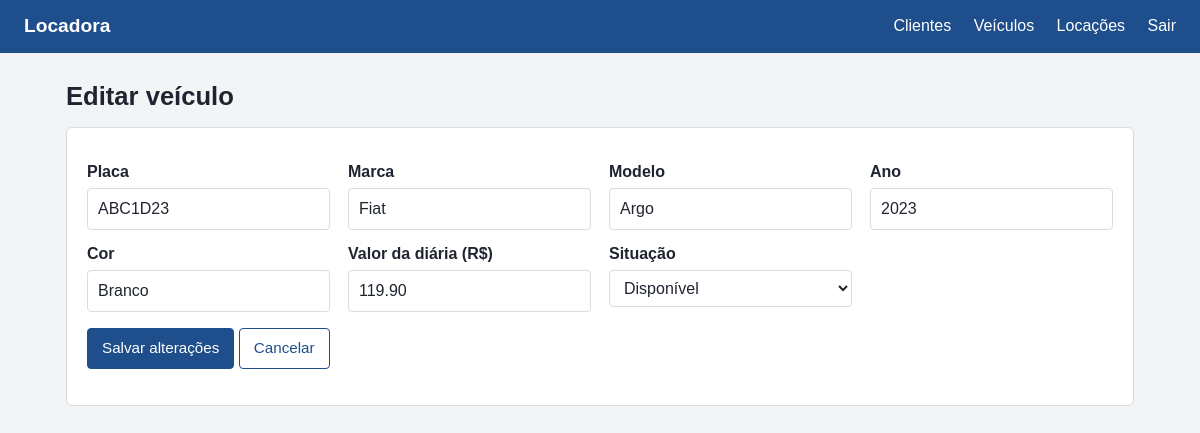
Page /sistema/veiculo/editar.php?id=1 (signed in) on the committed database.
### tables this page shows
CREATE TABLE veiculo (
    id           INT UNSIGNED NOT NULL AUTO_INCREMENT,
    placa        VARCHAR(7)   NOT NULL,
    marca        VARCHAR(50)  NOT NULL,
    modelo       VARCHAR(60)  NOT NULL,
    ano          SMALLINT UNSIGNED NOT NULL,
    cor          VARCHAR(30)  NOT NULL,
    valor_diaria DECIMAL(10,2) NOT NULL,
    status       ENUM('disponivel','alugado','manutencao') NOT NULL DEFAULT 'disponivel',
    PRIMARY KEY (id),
    UNIQUE KEY uq_veiculo_placa (placa),
    CONSTRAINT ck_veiculo_diaria CHECK (valor_diaria > 0)
);

### sistema/funcoes.php (called while the page is built, shortened)
<?php
function h($texto) {
    return htmlspecialchars((string)$texto, ENT_QUOTES, 'UTF-8');
}
?>

### sistema/veiculo/_form.php (the view, shortened to what this page needs)
<form action="" method="post" class="painel">
    <div class="grade">
        <div>
            <label for="placa">Placa</label>
            <input type="text" id="placa" name="placa" value="<?= h($v['placa']) ?>" placeholder="ABC1D23" maxlength="8" required>
        </div>
        <div>
            <label for="marca">Marca</label>
            <input type="text" id="marca" name="marca" value="<?= h($v['marca']) ?>" maxlength="50" required>
        </div>
        <div>
            <label for="modelo">Modelo</label>
            <input type="text" id="modelo" name="modelo" value="<?= h($v['modelo']) ?>" maxlength="60" required>
        </div>
        <div>
            <label for="ano">Ano</label>
            <input type="number" id="ano" name="ano" value="<?= h($v['ano']) ?>" min="1990" max="<?= (int)date('Y') + 1 ?>" required>
        </div>
        <div>
            <label for="cor">Cor</label>
            <input type="text" id="cor" name="cor" value="<?= h($v['cor']) ?>" maxlength="30" required>
        </div>
        <div>
            <label for="valor_diaria">Valor da diária (R$)</label>
            <input type="text" id="valor_diaria" name="valor_diaria" value="<?= h($v['valor_diaria']) ?>" placeholder="119.90" inputmode="decimal" required>
        </div>
        <div>
            <label for="status">Situação</label>
            <?php if ($statusAtual === 'alugado'): ?>
                <input type="text" id="status" value="Alugado (muda sozinho quando a locação termina)" disabled>
            <?php else: ?>
                <select id="status" name="status">
                    <option value="disponivel" <?= $v['status'] === 'disponivel' ? 'selected' : '' ?>>Disponível</option>
                </select>
            <?php endif; ?>
        </div>
    </div>
    <p>
        <button class="btn" type="submit"><?= h($acao) ?></button>
        <a class="btn secundario" href="listar.php">Cancelar</a>
    </p>
</form>

### sistema/estilo.css (style rules this page uses)
:root { --fundo: #f3f4f6; --painel: #ffffff; --texto: #1f2430; --suave: #5b6270; --linha: #d9dce3; --cor: #1f4e8c; --cor-escura: #163a69; --perigo: #b3261e; --ok: #1e7a46; --aviso: #8a5a00; }
* { box-sizing: border-box; }
body { margin: 0; font-family: Arial, Helvetica, sans-serif; background: var(--fundo); color: var(--texto); line-height: 1.5; }
.painel { background: var(--painel); border: 1px solid var(--linha); border-radius: 6px; padding: 20px; }
.btn { display: inline-block; background: var(--cor); color: #fff; border: 1px solid var(--cor); border-radius: 4px; padding: 8px 14px; font: inherit; font-size: .95rem; cursor: pointer; text-decoration: none; }
.btn.secundario { background: #fff; color: var(--cor); }
label { display: block; font-weight: bold; margin: 12px 0 4px; }
input, select { width: 100%; padding: 8px 10px; border: 1px solid var(--linha); border-radius: 4px; font: inherit; background: #fff; color: var(--texto); }
.grade { display: grid; grid-template-columns: repeat(auto-fit, minmax(240px, 1fr)); gap: 0 18px; }

### rows in the picture
veiculo: placa "ABC1D23", marca "Fiat", modelo "Argo", ano "2023", cor "Branco", valor_diaria "119.90", status "Disponível"

### other values in the picture
$acao "Salvar alterações"
